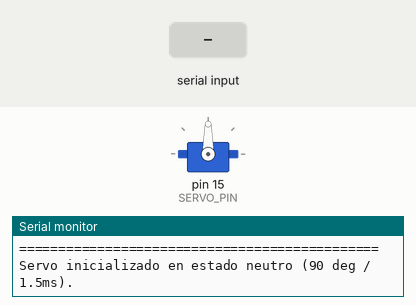
A sketch run on a simulated Arduino Uno, built with avr-gcc and run on an emulated ATmega328P. Shown: servo, the last lines printed to the serial monitor. The inputs (shaded band) are chosen by the test bench.

Above: at 2.7 s.
2.8 s: "T" received over Serial
At 3.8 s:
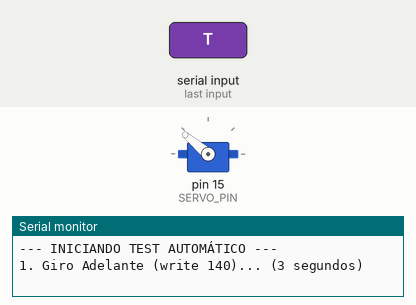
At 8.9 s:
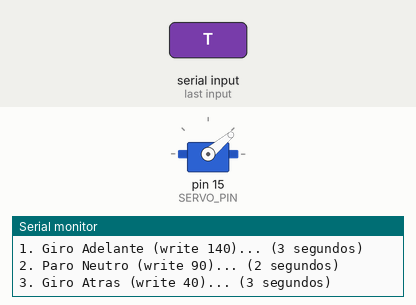
Timing chart, 0 to 12.3 s (numbered marks = the images above; inputs shaded):
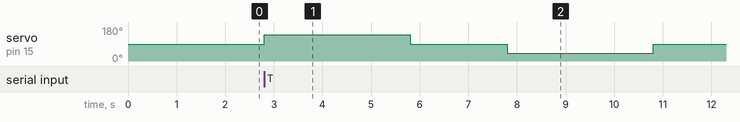

Measured:
- after the input at 2.8 s, servo on pin 15 (SERVO_PIN): 90° → 140° at once, → 90° 3.0 s later, → 40° 2.0 s later, → 90° 3.0 s later

The sketch:

test_servo_pico.ino
```cpp
/*
 * ==============================================================================
 * Test y Verificación de Servomotor en Raspberry Pi Pico (Arduino Core)
 * ==============================================================================
 * Conexión:
 * - Cable Señal (Naranja/Amarillo/Blanco): GP15 (Pin 20 de la Pico)
 * - Cable Positivo (Rojo): 5V (Pin 40 VBUS si está por USB, o fuente externa 5V)
 * - Cable Negativo (Marrón/Negro): GND (Pin 38 o cualquier GND de la Pico)
 *
 * NOTA: Los servos estándar NO envían datos de retorno (comunicación 1 vía).
 * Este sketch ejecuta un ciclo de prueba automático y permite enviar comandos
 * por el Monitor Serie para verificar que responde mecánicamente.
 * ==============================================================================
 */

#include <Servo.h>

#define SERVO_PIN 15

Servo miServo;

void setup() {
  Serial.begin(115200);
  delay(1500);

  Serial.println("\n==============================================");
  Serial.println("   TEST DE SERVOMOTOR EN RASPBERRY PI PICO    ");
  Serial.println("==============================================");
  Serial.println("Pin asignado: GP15");
  Serial.println("Comandos por Monitor Serie:");
  Serial.println("  1 -> Giro Continuo / 180 grados");
  Serial.println("  0 -> Paro Neutro (1.5ms / 90 grados)");
  Serial.println("  2 -> Giro Inverso / 0 grados");
  Serial.println("  T -> Ejecutar Test Completo Automatico");
  Serial.println("==============================================\n");

  miServo.attach(SERVO_PIN);
  miServo.write(90); // Punto neutro / Detenido
  Serial.println("Servo inicializado en estado neutro (90 deg / 1.5ms).");
}

void ejecutarTestCompleto() {
  Serial.println("\n--- INICIANDO TEST AUTOMÁTICO ---");

  Serial.println("1. Giro Adelante (write 140)... (3 segundos)");
  miServo.write(140);
  delay(3000);

  Serial.println("2. Paro Neutro (write 90)... (2 segundos)");
  miServo.write(90);
  delay(2000);

  Serial.println("3. Giro Atras (write 40)... (3 segundos)");
  miServo.write(40);
  delay(3000);

  Serial.println("4. Paro final (write 90)...");
  miServo.write(90);
  Serial.println(">>> Fin del Test Automático <<<\n");
}

void loop() {
  if (Serial.available()) {
    char cmd = Serial.read();

    if (cmd == 'T' || cmd == 't') {
      ejecutarTestCompleto();
    } else if (cmd == '1') {
      Serial.println("Comando: Giro Adelante (140)");
      miServo.write(140);
    } else if (cmd == '0') {
      Serial.println("Comando: Paro / Neutro (90)");
      miServo.write(90);
    } else if (cmd == '2') {
      Serial.println("Comando: Giro Inverso (40)");
      miServo.write(40);
    }
  }
}
```
